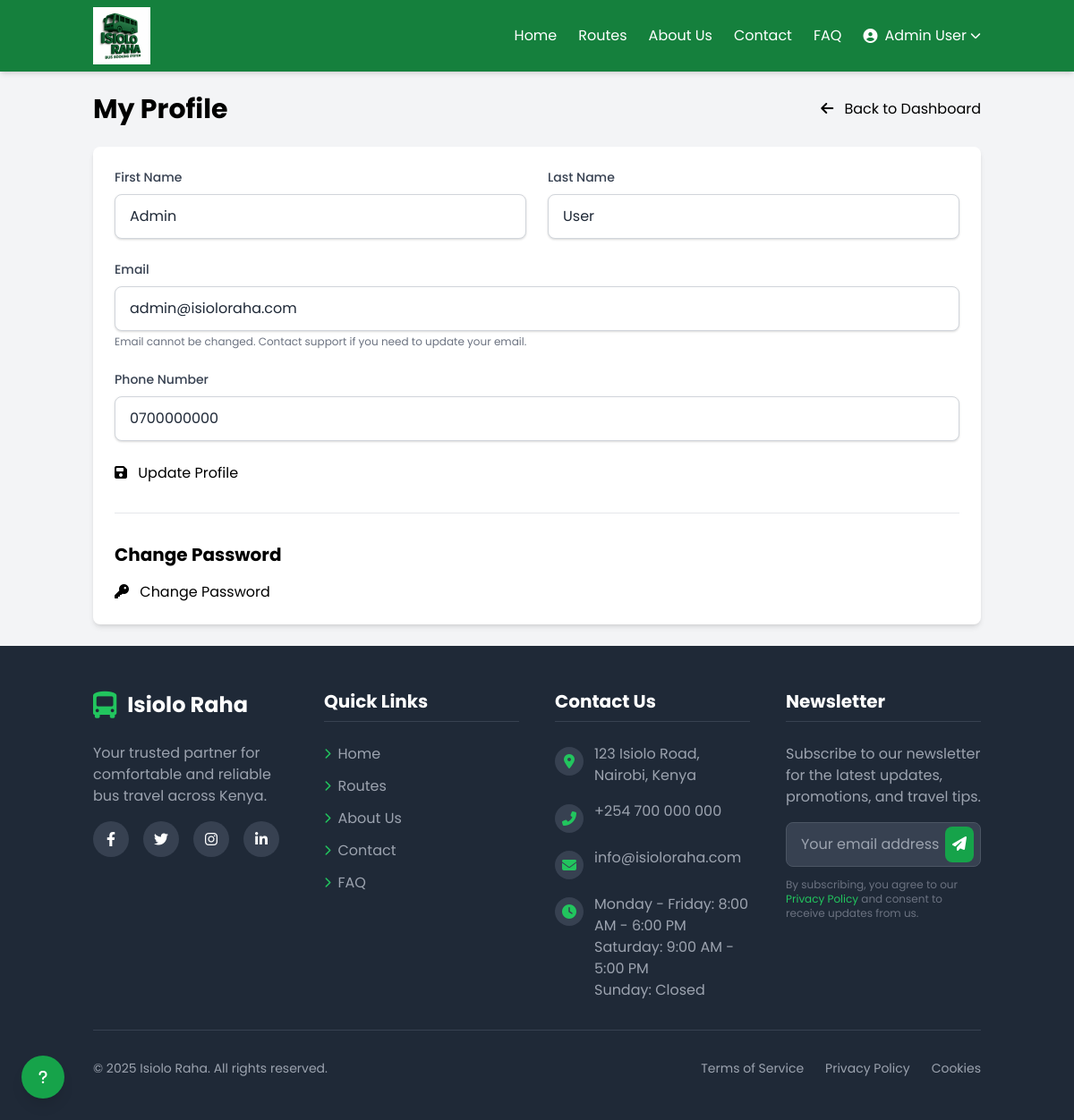
Screenshot of /user/profile.php (signed in) with the database file from the repository.
### tables this page shows
CREATE TABLE `users` (
  `id` int(11) UNSIGNED NOT NULL,
  `first_name` varchar(50) NOT NULL,
  `last_name` varchar(50) NOT NULL,
  `email` varchar(100) NOT NULL,
  `phone` varchar(20) NOT NULL,
  `password` varchar(255) NOT NULL,
  `role` enum('user','admin') DEFAULT 'user',
  `reset_token` varchar(100) DEFAULT NULL,
  `reset_token_expires` datetime DEFAULT NULL,
  `created_at` timestamp NOT NULL DEFAULT current_timestamp(),
  `updated_at` timestamp NOT NULL DEFAULT current_timestamp() ON UPDATE current_timestamp()
);

### user/profile.php (the view, shortened to what this page needs)
<?php
require_once '../includes/templates/header.php';
$conn = require_once '../config/database.php';
$first_name = $last_name = $email = $phone = "";
$first_name_err = $last_name_err = $email_err = $phone_err = "";
$sql = "SELECT first_name, last_name, email, phone FROM users WHERE id = ?";
if ($stmt = $conn->prepare($sql)) {
    $stmt->bind_param("i", $_SESSION['user_id']);
    if ($stmt->execute()) {
        $result = $stmt->get_result();
        if ($result->num_rows == 1) {
            $user = $result->fetch_assoc();
            $first_name = $user['first_name'];
            $last_name = $user['last_name'];
            $email = $user['email'];
            $phone = $user['phone'];
        }
    }
}
?>
<div class="bg-gray-100 py-6">
    <div class="container mx-auto px-4">
        <div class="flex justify-between items-center mb-6">
            <h1 class="text-3xl font-bold">My Profile</h1>
            <a href="dashboard.php" class="btn-secondary">
                <i class="fas fa-arrow-left mr-2"></i> Back to Dashboard
            </a>
        </div>
        <div class="bg-white rounded-lg shadow-md p-6">
            <form action="<?php echo htmlspecialchars($_SERVER["PHP_SELF"]); ?>" method="post" class="space-y-6">
                <div class="grid grid-cols-1 md:grid-cols-2 gap-6">
                    <div>
                        <label for="first_name" class="form-label">First Name</label>
                        <input type="text" name="first_name" id="first_name" class="form-input <?php echo (!empty($first_name_err)) ? 'border-red-500' : ''; ?>" value="<?php echo $first_name; ?>" required>
                    </div>
                    <div>
                        <label for="last_name" class="form-label">Last Name</label>
                        <input type="text" name="last_name" id="last_name" class="form-input <?php echo (!empty($last_name_err)) ? 'border-red-500' : ''; ?>" value="<?php echo $last_name; ?>" required>
                    </div>
                </div>
                <div>
                    <label for="email" class="form-label">Email</label>
                    <input type="email" id="email" class="form-input bg-gray-100" value="<?php echo $email; ?>" readonly>
                    <p class="text-xs text-gray-500 mt-1">Email cannot be changed. Contact support if you need to update your email.</p>
                </div>
                <div>
                    <label for="phone" class="form-label">Phone Number</label>
                    <input type="tel" name="phone" id="phone" class="form-input <?php echo (!empty($phone_err)) ? 'border-red-500' : ''; ?>" value="<?php echo $phone; ?>" required>
                </div>
                <div>
                    <button type="submit" class="btn-primary">
                        <i class="fas fa-save mr-2"></i> Update Profile
                    </button>
                </div>
            </form>
            <div class="border-t border-gray-200 mt-8 pt-8">
                <h2 class="text-xl font-bold mb-4">Change Password</h2>
                <a href="../change_password.php" class="btn-secondary">
                    <i class="fas fa-key mr-2"></i> Change Password
                </a>
            </div>
        </div>
    </div>
</div>
<?php
require_once '../includes/templates/footer.php';
?>

### assets/css/style.css (style rules this page uses)
.form-input { width: 100%; padding: 0.75rem 1rem; border: 1px solid #d1d5db; border-radius: 0.5rem; background-color: #ffffff; color: #1f2937; font-size: 1rem; line-height: 1.5; transition: border-color 0.2s ease-in-out, box-shadow 0.2s ease-in-out; box-shadow: 0 1px 3px 0 rgba(0, 0, 0, 0.1), 0 1px 2px 0 rgba(0, 0, 0, 0.06); }
.form-label { display: block; font-size: 0.875rem; font-weight: 500; color: #374151; margin-bottom: 0.5rem; }
.btn-primary { @apply bg-primary-600 hover:bg-primary-500 text-white font-bold py-3 px-6 rounded-lg focus:outline-none focus:shadow-outline transition duration-300 ease-in-out transform hover:scale-105 hover:shadow-md; }
.btn-secondary { @apply bg-gray-600 hover:bg-gray-500 text-white font-bold py-3 px-6 rounded-lg focus:outline-none focus:shadow-outline transition duration-300 ease-in-out transform hover:scale-105 hover:shadow-md; }
.form-label { display: flex !important; align-items: center !important; font-weight: 500 !important; margin-bottom: 0.5rem !important; color: #374151 !important; }
.form-input { width: 100% !important; padding: 0.75rem 1rem !important; border-radius: 0.5rem !important; border: 1px solid #d1d5db !important; background-color: #ffffff !important; transition: all 0.2s !important; color: #1f2937 !important; font-size: 1rem !important; line-height: 1.5 !important; box-shadow: 0 1px 3px 0 rgba(0, 0, 0, 0.1), 0 1px 2px 0 rgba(0, 0, 0, 0.06) !important; }

### includes/templates/header.php (style rules this page uses)
body { font-family: 'Poppins', sans-serif; }

### rows the page displays
users: first_name "Admin", last_name "User", email "admin@isioloraha.com", phone "0700000000"

### other values shown
$_SESSION['user_name'] "Admin User"
